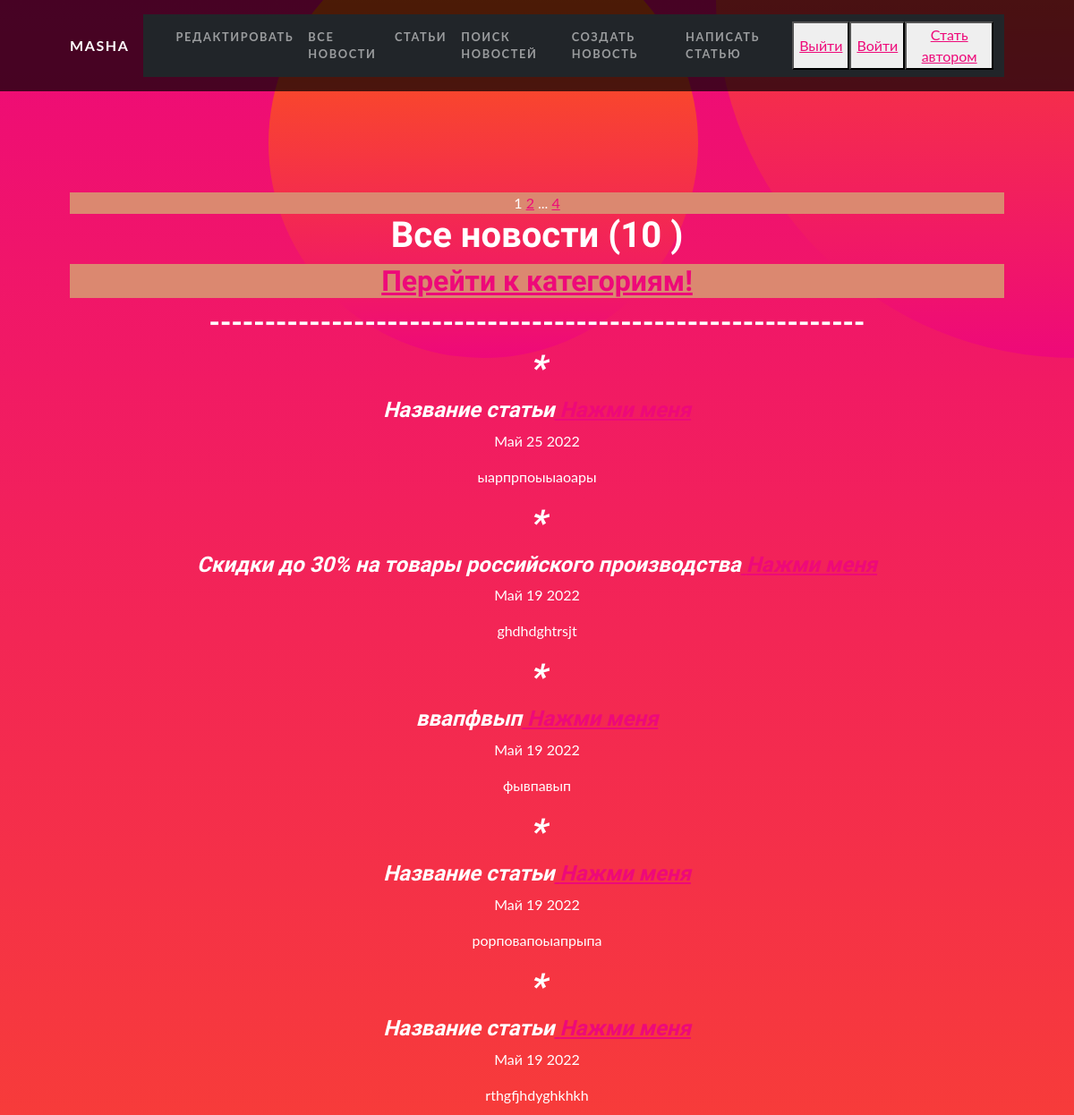
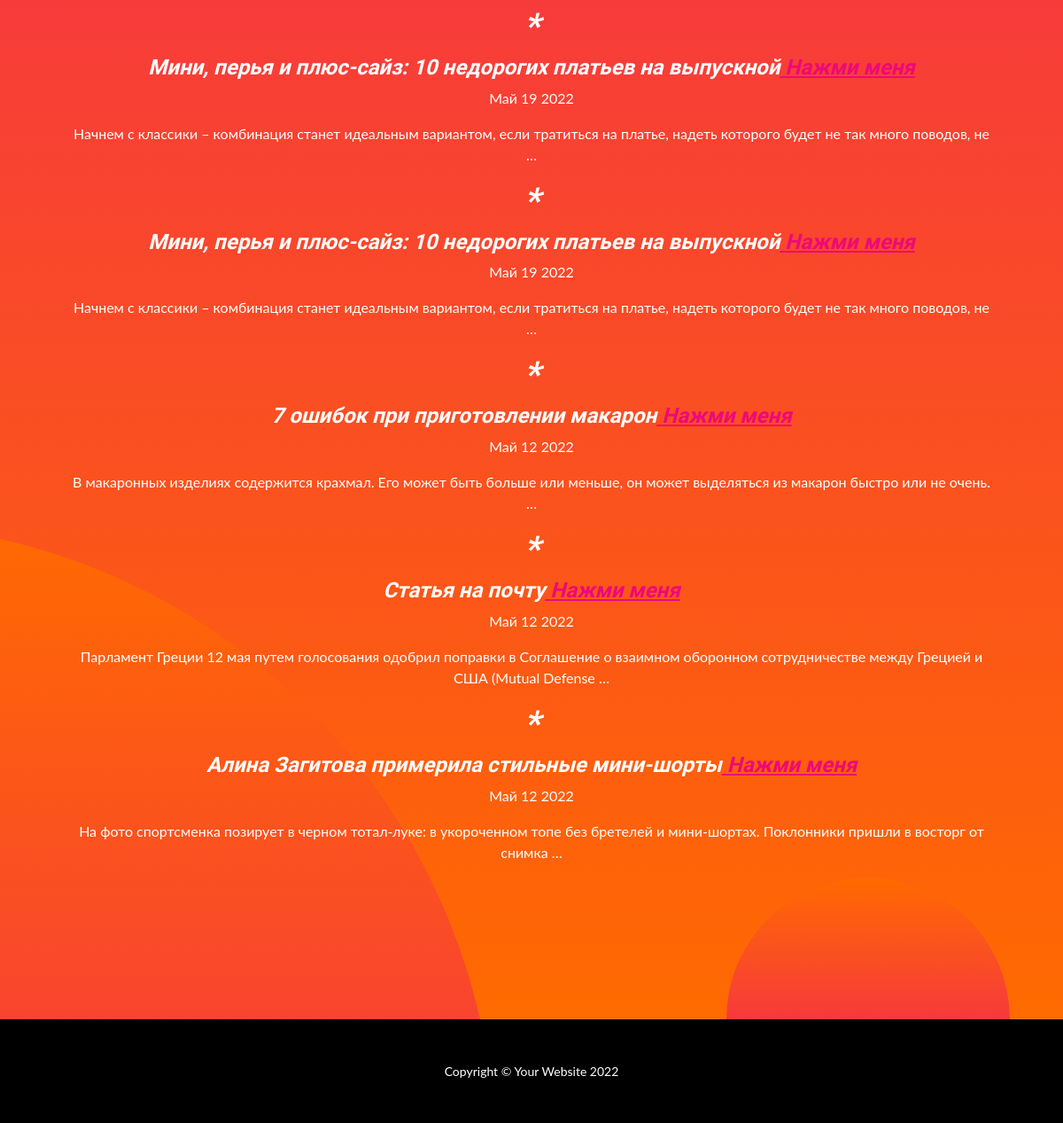
Page /news/ (signed in) on the committed database (2 pictures, top to bottom).
### news/models.py (models this page shows, shortened)
class Post(models.Model):
    author = models.ForeignKey(Author, on_delete=models.CASCADE, verbose_name='Автор')
    NEWS = 'NW'
    ARTICLE = 'AR'
    CATEGORY_CHOICES = (
        ('NW', 'Новость'),
        ('AR', 'Статья'),
    )
    categoryType = models.CharField(max_length=2, choices=CATEGORY_CHOICES, default='AR')
    ti = models.DateTimeField(auto_now_add=True, verbose_name='Дата создания')
    postCategory = models.ManyToManyField('Category', through='PostCategory', verbose_name='Категория')
    title = models.CharField(max_length=128, default="Название статьи", verbose_name='Название')
    content = models.TextField(verbose_name='Текст')
    rating = models.SmallIntegerField(default=0, verbose_name='Рейтинг')
    class Meta:
        verbose_name = 'Новость'
        verbose_name_plural = 'Новости'

### news/views.py (the view)
# urls.py: path('', NewsList.as_view(), name='news_list'),
class NewsList(LoginRequiredMixin, ListView):
    model = Post
    ordering = '-ti'
    template_name = 'news.html'
    context_object_name = 'posts'
    paginate_by = 10
    def get_context_data(self, **kwargs):
        context = super().get_context_data(**kwargs)
        context['time_now'] = datetime.utcnow()
        context['next_sale'] = None
        context['is_not_authors'] = not self.request.user.groups.filter(name='authors').exists()
        return context

### news/templatetags/custom_filters.py (called while the page is built)
@register.filter()
def censor(value):
   badWords = ['животное', 'Животное', 'Нацики', 'нацики', 'Киев', 'киев', 'Бойцы']
   """
   value: значение, к которому нужно применить фильтр

   """
   for word in badWords:
      value = value.replace(word, word[:1]+'*' * (len(word)-1))
   return f'{value}'

### news/templatetags/custom_tags.py (called while the page is built)
@register.simple_tag(takes_context=True)
def url_replace(context, **kwargs):
   d = context['request'].GET.copy()
   for k, v in kwargs.items():
       d[k] = v
   return d.urlencode()

### templates/news.html (shortened to what this page needs)
{% extends 'flatpages/default.html' %}
{% load custom_filters %}
{% load custom_tags %}
{% block content %}
<div style="color:white;background:#DB8870">
   {{ page_obj.number }}
   {% if page_obj.has_next %}
       <a href="?{% url_replace page=page_obj.next_page_number %}">{{ page_obj.next_page_number }}</a>
       {% if paginator.num_pages != page_obj.next_page_number %}
           ...
           <a href="?{% url_replace page=page_obj.paginator.num_pages %}">{{ page_obj.paginator.num_pages }}</a>
       {% endif %}
   {% endif %}
</div>
<h1>Все новости ({{posts|length}} ) </h1>
<div style="color:white;background:#DB8870">
    <h2 > <a href="/news/category/">Перейти к категориям!</a></h2></div>
<h2>-----------------------------------------------------------</h2>
    {% for post in posts %}
    <i>
        <h1>*</h1>
        <h4>{{ post.title |censor }}<a href="/news/{{ post.id }}"> Нажми меня </a> </h4>
    </i>
    <a>{{ post.ti|date:'M d Y' }}</a><p></p>
    <a>{{ post.content |truncatewords:20|censor}}</a>
    {% endfor %}
{% endblock content %}

### templates/flatpages/default.html (shortened to what this page needs)
<!DOCTYPE html>
<html lang="en">
    <head>
        {% load static %}
        <link href="{% static 'css/styles.css' %}" rel="stylesheet" />
    </head>
    <body id="page-top">
        <nav class="navbar navbar-expand-lg navbar-dark navbar-custom fixed-top">
            <div class="container px-5">
                <a class="navbar-brand" href="#page-top"> {{request.user.username}}</a>
                <div class="collapse navbar-collapse" id="navbarResponsive">
                    <nav class="navbar navbar-expand-lg navbar-dark bg-dark static-top">
                        <div class="container">
                            <div class="collapse navbar-collapse" >
                                <ul class="navbar-nav ml-auto">
                                   <li class="nav-item">
                                        <a class="nav-link" href="/sign/user-detail/">Редактировать {{request.user.first_name}}</a>
                                   </li>
                                    <li class="nav-item">
                                        <a class="nav-link" href="/news/">Все Новости</a>
                                    </li>
                                  <li class="nav-item">
                                        <a class="nav-link" href="/articles/?categoryType=AR">Статьи</a>
                                    </li>
                                    <li class="nav-item">
                                        <a class="nav-link" href="/news/search/">Поиск новостей</a>
                                    </li>
                                    <li class="nav-item">
                                        <a class="nav-link" href="/news/create/">Создать новость</a>
                                    </li>
                                    <li class="nav-item">
                                        <a class="nav-link" href="/articles/create/">Написать статью</a>
                                    </li>
                                    <button> <a href="/sign/logout/">Выйти</a> </button>
                                    <button> <a href="/accounts/login/">Войти</a> </button>
                                    {% if is_not_authors %}
                                        <button> <a href="/sign/upgrade/"> Стать автором </a> </button>
                                    {% endif %}
                                </ul>
                            </div>
                        </div>
                    </nav>
                </div>
            </div>
        </nav>
        <header class="masthead text-center text-white">
            <div class="masthead-content">
                <div class="container px-5">
                    {% block content %}{% endblock content %}
                </div>
            </div>
            <div class="bg-circle-1 bg-circle"></div>
            <div class="bg-circle-2 bg-circle"></div>
            <div class="bg-circle-3 bg-circle"></div>
            <div class="bg-circle-4 bg-circle"></div>
        </header>
        <footer class="py-5 bg-black">
            <div class="container px-5"><p class="m-0 text-center text-white small">Copyright &copy; Your Website 2022</p></div>
        </footer>
    </body>
</html>

### rows in the picture
Post: title|censor "Название статьи", ti "Май 25 2022", content|censor "ыарпрпоыыаоары"
Post: title|censor "Скидки до 30% на товары российского производства", ti "Май 19 2022", content|censor "ghdhdghtrsjt"
Post: title|censor "ввапфвып", ti "Май 19 2022", content|censor "фывпавып"
Post: title|censor "Название статьи", ti "Май 19 2022", content|censor "рорповапоыапрыпа"
Post: title|censor "Название статьи", ti "Май 19 2022", content|censor "rthgfjhdyghkhkh"
Post: title|censor "Мини, перья и плюс-сайз: 10 недорогих платьев на выпускной", ti "Май 19 2022", content|censor "Начнем с классики – комбинация станет идеальным вариантом, если тратиться на платье, надеть которого будет не так много поводов, не …"
Post: title|censor "Мини, перья и плюс-сайз: 10 недорогих платьев на выпускной", ti "Май 19 2022", content|censor "Начнем с классики – комбинация станет идеальным вариантом, если тратиться на платье, надеть которого будет не так много поводов, не …"
Post: title|censor "7 ошибок при приготовлении макарон", ti "Май 12 2022", content|censor "В макаронных изделиях содержится крахмал. Его может быть больше или меньше, он может выделяться из макарон быстро или не очень. …"
Post: title|censor "Статья на почту", ti "Май 12 2022", content|censor "Парламент Греции 12 мая путем голосования одобрил поправки в Соглашение о взаимном оборонном сотрудничестве между Грецией и США (Mutual Defense …"
Post: title|censor "Алина Загитова примерила стильные мини-шорты", ti "Май 12 2022", content|censor "На фото спортсменка позирует в черном тотал-луке: в укороченном топе без бретелей и мини-шортах. Поклонники пришли в восторг от снимка …"

### other values in the picture
{{ request.user.username }} "MASHA"
{{ page_obj.number }} "1"
{{ page_obj.next_page_number }} "2"
{{ page_obj.paginator.num_pages }} "4"
{{ posts|length }} "10"
